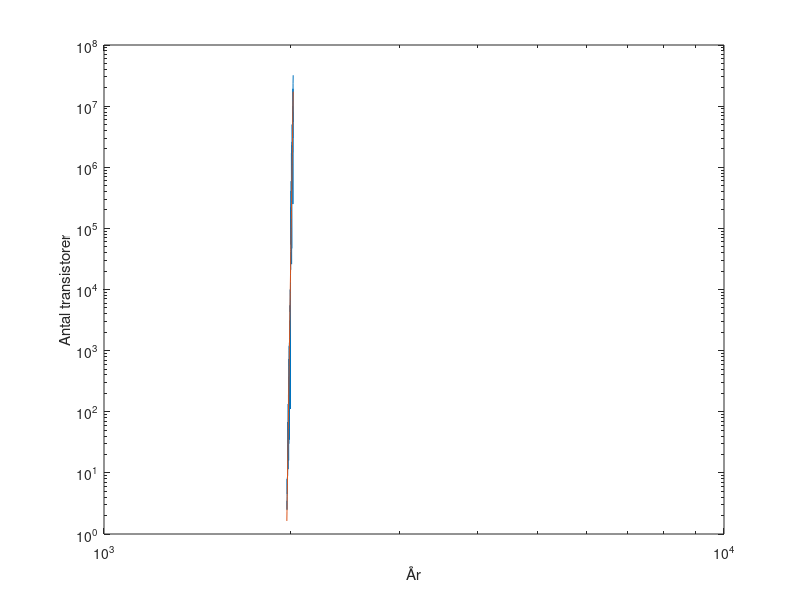

The MATLAB script that drew this image:
1
%% Problem 6

load moore.dat
% Bildar vår X matris med 1or och årtalen (x_i)
X = ones(length(moore(:, 1)), 2);
X(:, 2) = moore(:, 1);
Y = moore(:, 2);

w = log(Y);

[beta_hat,~, ~, ~, stats] = regress(w, X);

% här är allt annat än beta_hat och stats ointressant, därför ~. Specifikt
% innehåller stats(1) vårt R^2 värde.
% w_star är vår skattning för log(y)
% w_star = beta_hat(1) + beta_hat(2)*moore(:, 1);
% w är vårt riktiga värde, X*beta_hat är vår skattning för w

res = w-X*beta_hat;
% subplot(2,1,1), normplot(res)
% subplot(2,1,2), hist(res)

r2 = stats(1); % 0.9586

y2025 = exp(1)^(beta_hat(1) + beta_hat(2)*2025); % 1.3599e+08

loglog(moore(:, 1), moore(:, 2))
hold on
loglog(moore(:, 1), exp(1).^(X*beta_hat))
xlabel("År")
ylabel("Antal transistorer")

